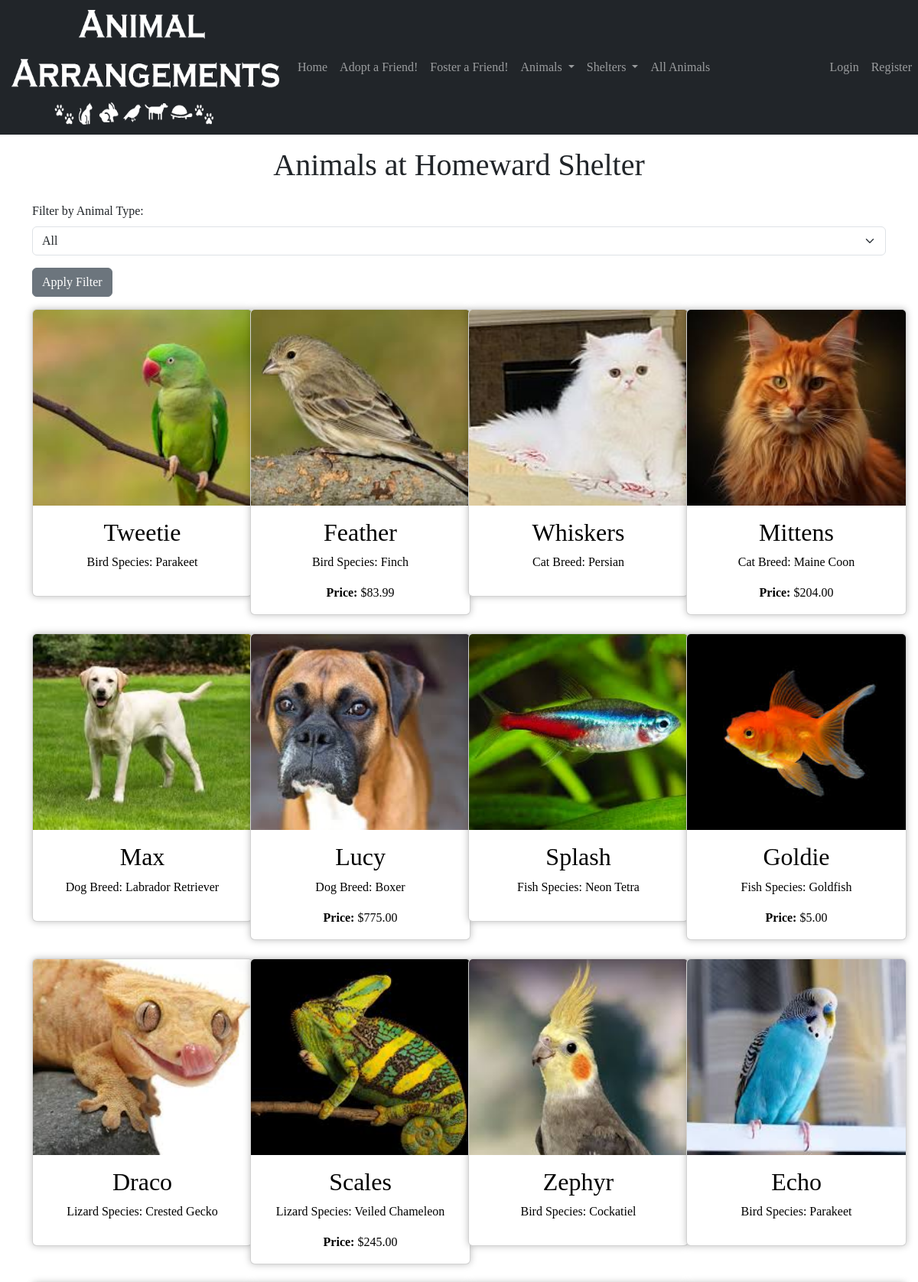
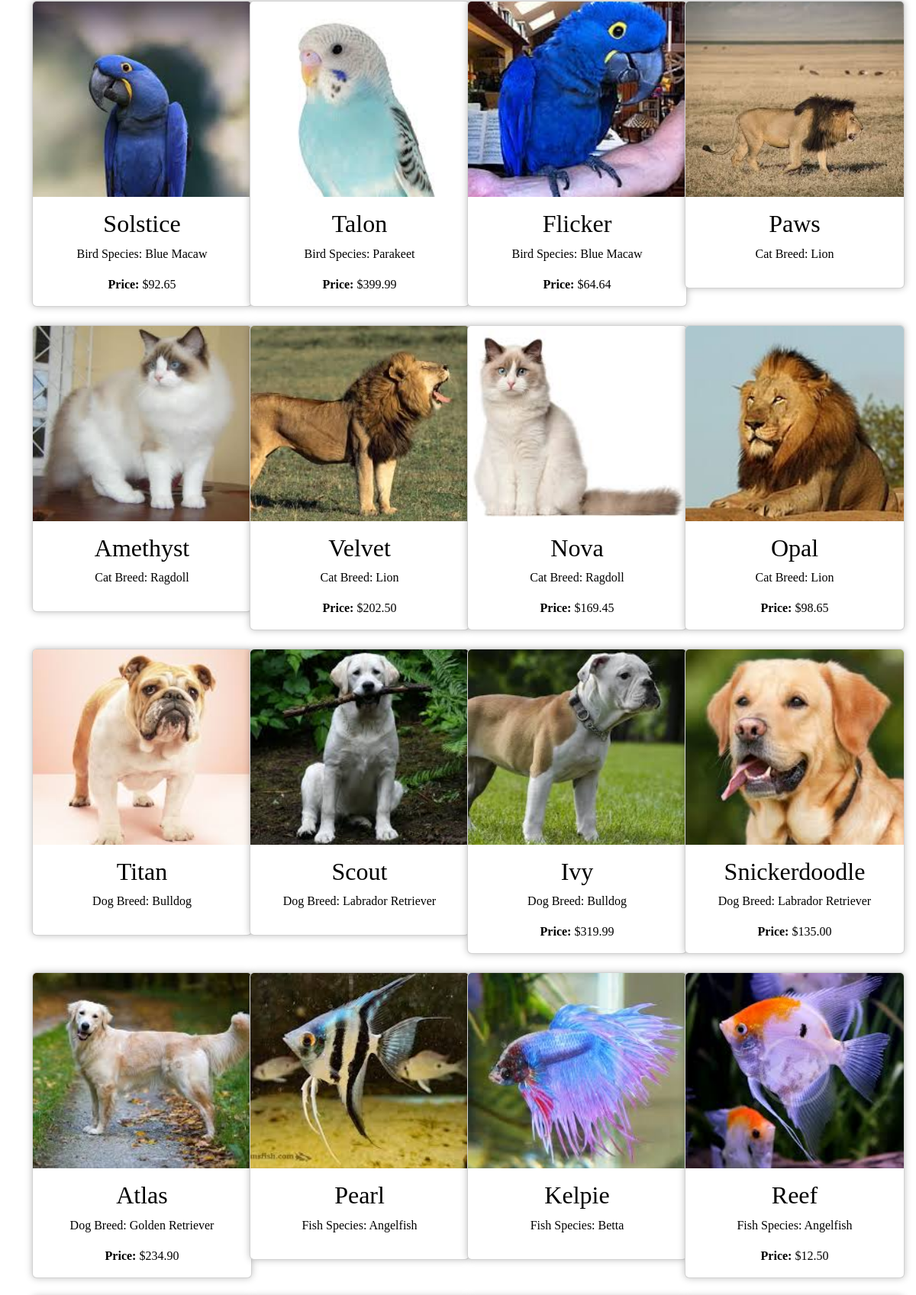
The app's page /filter_homeward/ (upper part) with its own data (2 pictures, top to bottom).
### animal_adoption_app/models.py (models this page shows, shortened)
class Animal(models.Model):
    id = models.AutoField(primary_key=True)
    name = models.CharField(max_length=100, unique=True)
    price = models.DecimalField(max_digits=10, decimal_places=2)
    fosterable = models.BooleanField(default=False)
    image_path = models.CharField(max_length=255, blank=True, null=True)
    SHELTER_CHOICES = [
        ('Homeward Animal Shelter', 'Homeward Animal Shelter'),
        ('Cats Cradle Shelter Inc', 'Cats Cradle Shelter Inc'),
        ('Minn-Kota PAAWS', 'Minn-Kota PAAWS'),
    ]
    shelter = models.CharField(max_length=100, choices=SHELTER_CHOICES)

class Bird(models.Model):
    animal = models.OneToOneField(Animal, on_delete=models.CASCADE, primary_key=True)
    species = models.CharField(max_length=100)
    age = models.IntegerField()
    wingspan = models.IntegerField()

class Cat(models.Model):
    animal = models.OneToOneField(Animal, on_delete=models.CASCADE, primary_key=True)
    breed = models.CharField(max_length=100)
    weight = models.DecimalField(max_digits=5, decimal_places=2)
    age = models.IntegerField()
    personality = models.TextField()
    up_to_date_on_vaccines = models.BooleanField(default=False)

class Dog(models.Model):
    animal = models.OneToOneField(Animal, on_delete=models.CASCADE, primary_key=True)
    breed = models.CharField(max_length=100)
    weight = models.DecimalField(max_digits=5, decimal_places=2)
    age = models.IntegerField()
    personality = models.TextField()
    up_to_date_on_vaccines = models.BooleanField(default=False)

class Fish(models.Model):
    animal = models.OneToOneField(Animal, on_delete=models.CASCADE, primary_key=True)
    species = models.CharField(max_length=100)
    length = models.DecimalField(max_digits=5, decimal_places=2)
    food = models.CharField(max_length=100)

class Lizard(models.Model):
    animal = models.OneToOneField(Animal, on_delete=models.CASCADE, primary_key=True)
    species = models.CharField(max_length=100)
    age = models.IntegerField()
    temperature = models.IntegerField()

### animal_adoption_app/views.py (the view)
# urls.py: path('filter_homeward/', views.filter_homeward, name='filter_homeward'),
def filter_homeward(request):
    animals = Animal.objects.filter(shelter='Homeward Animal Shelter')
    selected_animal_type = request.GET.get('animal_type')
    filtered_animals = []
    for animal in animals:
        if hasattr(animal, 'dog'):
            animal_type = 'dog'
        elif hasattr(animal, 'cat'):
            animal_type = 'cat'
        elif hasattr(animal, 'lizard'):
            animal_type = 'lizard'
        elif hasattr(animal, 'bird'):
            animal_type = 'bird'
        elif hasattr(animal, 'fish'):
            animal_type = 'fish'
        else:
            animal_type = 'unknown'
        if selected_animal_type and animal_type != selected_animal_type:
            continue
        filtered_animals.append((animal, animal_type))
    context = {
        'homeward_animals': filtered_animals,
        'selected_animal_type': selected_animal_type  # Pass the selected animal type to the template
    }
    return render(request, 'animal_adoption_app/homeward.html', context)

### templates/animal_adoption_app/homeward.html (shortened to what this page needs)
<!DOCTYPE html>
<html lang="en">
<head>
    <link href="https://cdn.jsdelivr.net/npm/bootstrap@5.3.3/dist/css/bootstrap.min.css" rel="stylesheet">
</head>
<body>
    {% load static %}
    {% include "navbar.html" %}
    <h1 class="text-center mt-3 mb-4">Animals at Homeward Shelter</h1>
    <div class="container">
        <form action="{% url 'filter_homeward' %}" method="GET">
            <div class="mb-3">
                <label for="animalType" class="form-label">Filter by Animal Type:</label>
                <select class="form-select" id="animalType" name="animal_type">
                    <option value="">All</option>
                </select>
            </div>
            <button type="submit" class="btn btn-secondary mb-3">Apply Filter</button>
        </form>
        <div class="row row-cols-1 row-cols-md-2 row-cols-lg-3 row-cols-xl-4">
            {% for animal_tuple in homeward_animals %}
                {% with animal=animal_tuple.0 animal_type=animal_tuple.1 %}
                    <div class="col mb-4 text-center">
                        <div class="card" style="width: 18rem;">
                            {% if animal.id %}
                                <a href="{% url 'animal_detail' animal.id %}" class="card-link">
                            {% endif %}
                                {% if animal.image_path %}
                                    <img class="card-img-top" src="{% static animal.image_path %}" alt="{{ animal.name }} Image" alt="Card image cap">
                                {% endif %}
                                <div class="card-body">
                                    <h2>{{ animal.name }}</h2>
                                    <p>
                                        {% if animal.cat %}
                                            Cat Breed: {{ animal.cat.breed }}
                                        {% elif animal.dog %}
                                            Dog Breed: {{ animal.dog.breed }}
                                        {% elif animal.lizard %}
                                            Lizard Species: {{ animal.lizard.species }}
                                        {% elif animal.bird %}
                                            Bird Species: {{ animal.bird.species }}
                                        {% elif animal.fish %}
                                            Fish Species: {{ animal.fish.species }}
                                        {% else %}
                                            Unknown
                                        {% endif %}
                                    </p>
                                    {% if not animal.fosterable %}
                                        <p class="card-text"><strong>Price:</strong> ${{ animal.price }}</p>
                                    {% endif %}
                                </div>
                            </a>
                        </div>
                    </div>
                {% endwith %}
            {% endfor %}
        </div>
    </div>
    {% include "footer.html" %}
</body>
</html>

### templates/animal_adoption_app/homeward.html (style rules this page uses)
body { font-family: 'Comic Sans MS', cursive; background-color: #f4f4f4; }
.card-img-top { height: 16rem; object-fit: cover; }
.card { box-shadow: 0 0 10px rgba(0, 0, 0, 0.25); }
.card-link { text-decoration: none; }
.card-body h2, .card-body p { color: black; }

### animal_adoption_app/templates/navbar.html (style rules this page uses)
body { font-family: 'Comic Sans MS', cursive; }

### animal_adoption_app/templates/footer.html (style rules this page uses)
body { font-family: 'Comic Sans MS', cursive; }

### records on screen
Animal: image_path (picture), name "Tweetie", species "Parakeet"
Animal: image_path (picture), name "Feather", species "Finch", price "83.99"
Animal: image_path (picture), name "Whiskers", breed "Persian"
Animal: image_path (picture), name "Mittens", breed "Maine Coon", price "204.00"
Animal: image_path (picture), name "Max", breed "Labrador Retriever"
Animal: image_path (picture), name "Lucy", breed "Boxer", price "775.00"
Animal: image_path (picture), name "Splash", species "Neon Tetra"
Animal: image_path (picture), name "Goldie", species "Goldfish", price "5.00"
Animal: image_path (picture), name "Draco", species "Crested Gecko"
Animal: image_path (picture), name "Scales", species "Veiled Chameleon", price "245.00"
Animal: image_path (picture), name "Zephyr", species "Cockatiel"
Animal: image_path (picture), name "Echo", species "Parakeet"
Animal: image_path (picture), name "Solstice", species "Blue Macaw", price "92.65"
Animal: image_path (picture), name "Talon", species "Parakeet", price "399.99"
Animal: image_path (picture), name "Flicker", species "Blue Macaw", price "64.64"
Animal: image_path (picture), name "Paws", breed "Lion"
Animal: image_path (picture), name "Amethyst", breed "Ragdoll"
Animal: image_path (picture), name "Velvet", breed "Lion", price "202.50"
Animal: image_path (picture), name "Nova", breed "Ragdoll", price "169.45"
Animal: image_path (picture), name "Opal", breed "Lion", price "98.65"
Animal: image_path (picture), name "Titan", breed "Bulldog"
Animal: image_path (picture), name "Scout", breed "Labrador Retriever"
Animal: image_path (picture), name "Ivy", breed "Bulldog", price "319.99"
Animal: image_path (picture), name "Snickerdoodle", breed "Labrador Retriever", price "135.00"
Animal: image_path (picture), name "Atlas", breed "Golden Retriever", price "234.90"
Animal: image_path (picture), name "Pearl", species "Angelfish"
Animal: image_path (picture), name "Kelpie", species "Betta"
Animal: image_path (picture), name "Reef", species "Angelfish", price "12.50"
